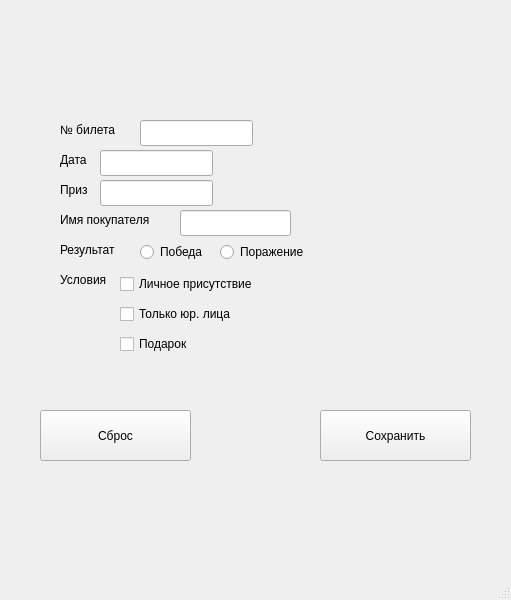
<?xml version="1.0" encoding="UTF-8"?>
<ui version="4.0">
 <class>happy_ticket</class>
 <widget class="QMainWindow" name="happy_ticket">
  <property name="geometry">
   <rect>
    <x>0</x>
    <y>0</y>
    <width>511</width>
    <height>600</height>
   </rect>
  </property>
  <property name="windowTitle">
   <string>happy_ticket</string>
  </property>
  <widget class="QWidget" name="centralwidget">
   <widget class="QLineEdit" name="numberEdit">
    <property name="geometry">
     <rect>
      <x>140</x>
      <y>120</y>
      <width>113</width>
      <height>26</height>
     </rect>
    </property>
   </widget>
   <widget class="QLabel" name="label_4">
    <property name="geometry">
     <rect>
      <x>60</x>
      <y>180</y>
      <width>101</width>
      <height>20</height>
     </rect>
    </property>
    <property name="text">
     <string>Приз</string>
    </property>
   </widget>
   <widget class="QLabel" name="label_3">
    <property name="geometry">
     <rect>
      <x>60</x>
      <y>210</y>
      <width>121</width>
      <height>20</height>
     </rect>
    </property>
    <property name="text">
     <string>Имя покупателя</string>
    </property>
   </widget>
   <widget class="QWidget" name="verticalLayoutWidget">
    <property name="geometry">
     <rect>
      <x>120</x>
      <y>270</y>
      <width>171</width>
      <height>88</height>
     </rect>
    </property>
    <layout class="QVBoxLayout" name="verticalLayout">
     <item>
      <widget class="QCheckBox" name="offline">
       <property name="text">
        <string>Личное присутствие</string>
       </property>
      </widget>
     </item>
     <item>
      <widget class="QCheckBox" name="legal_entity">
       <property name="text">
        <string>Только юр. лица</string>
       </property>
      </widget>
     </item>
     <item>
      <widget class="QCheckBox" name="gift">
       <property name="text">
        <string>Подарок</string>
       </property>
      </widget>
     </item>
    </layout>
   </widget>
   <widget class="QLineEdit" name="nameEdit">
    <property name="geometry">
     <rect>
      <x>180</x>
      <y>210</y>
      <width>111</width>
      <height>26</height>
     </rect>
    </property>
   </widget>
   <widget class="QLineEdit" name="dateEdit">
    <property name="geometry">
     <rect>
      <x>100</x>
      <y>150</y>
      <width>113</width>
      <height>26</height>
     </rect>
    </property>
   </widget>
   <widget class="QPushButton" name="reset">
    <property name="geometry">
     <rect>
      <x>40</x>
      <y>410</y>
      <width>151</width>
      <height>51</height>
     </rect>
    </property>
    <property name="text">
     <string>Сброс</string>
    </property>
   </widget>
   <widget class="QPushButton" name="save">
    <property name="geometry">
     <rect>
      <x>320</x>
      <y>410</y>
      <width>151</width>
      <height>51</height>
     </rect>
    </property>
    <property name="text">
     <string>Сохранить</string>
    </property>
   </widget>
   <widget class="QRadioButton" name="win">
    <property name="geometry">
     <rect>
      <x>140</x>
      <y>240</y>
      <width>110</width>
      <height>24</height>
     </rect>
    </property>
    <property name="text">
     <string>Победа</string>
    </property>
   </widget>
   <widget class="QLabel" name="label_2">
    <property name="geometry">
     <rect>
      <x>60</x>
      <y>240</y>
      <width>81</width>
      <height>20</height>
     </rect>
    </property>
    <property name="text">
     <string>Результат</string>
    </property>
   </widget>
   <widget class="QLabel" name="label">
    <property name="geometry">
     <rect>
      <x>60</x>
      <y>270</y>
      <width>71</width>
      <height>20</height>
     </rect>
    </property>
    <property name="text">
     <string>Условия</string>
    </property>
   </widget>
   <widget class="QRadioButton" name="lose">
    <property name="geometry">
     <rect>
      <x>220</x>
      <y>240</y>
      <width>110</width>
      <height>24</height>
     </rect>
    </property>
    <property name="text">
     <string>Поражение</string>
    </property>
   </widget>
   <widget class="QLabel" name="label_5">
    <property name="geometry">
     <rect>
      <x>60</x>
      <y>150</y>
      <width>63</width>
      <height>20</height>
     </rect>
    </property>
    <property name="text">
     <string>Дата</string>
    </property>
   </widget>
   <widget class="QLabel" name="label_6">
    <property name="geometry">
     <rect>
      <x>60</x>
      <y>120</y>
      <width>71</width>
      <height>20</height>
     </rect>
    </property>
    <property name="text">
     <string>№ билета</string>
    </property>
   </widget>
   <widget class="QLineEdit" name="prizeEdit">
    <property name="geometry">
     <rect>
      <x>100</x>
      <y>180</y>
      <width>113</width>
      <height>26</height>
     </rect>
    </property>
   </widget>
  </widget>
  <widget class="QMenuBar" name="menubar">
   <property name="geometry">
    <rect>
     <x>0</x>
     <y>0</y>
     <width>511</width>
     <height>26</height>
    </rect>
   </property>
  </widget>
  <widget class="QStatusBar" name="statusbar"/>
 </widget>
 <resources/>
 <connections/>
</ui>
